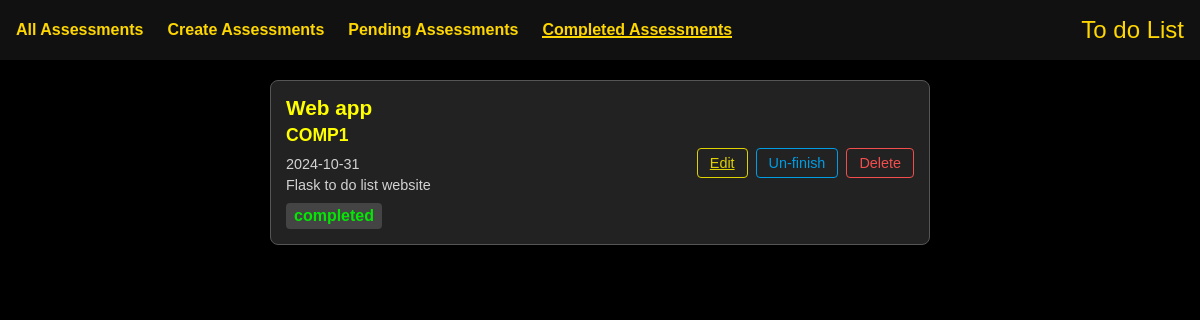
Page /completed on the committed database.
### app/models.py (models this page shows, shortened)
class Assessment(db.Model):
    id = db.Column(db.Integer, primary_key=True)
    title = db.Column(db.String(100), nullable=False)
    module_code = db.Column(db.String(20), nullable=False)
    deadline = db.Column(db.DateTime, nullable=False)  # Ensure this is defined
    description = db.Column(db.Text, nullable=True)
    status = db.Column(db.String(10), nullable=False)

### app/routes.py (the view)
@main.route('/completed')
def completed():
    completed_assessments = Assessment.query.filter_by(status='completed').all()
    return render_template('completed.html', assessments=completed_assessments)  # Create a separate template for completed assessments

### app/templates/completed.html (shortened to what this page needs)
{% extends 'base.html' %}
{% block content %}
    <div class="assessment-container">
        {% for assessment in assessments %}
            <div class="assessment-box">
                <div class="task-content">
                    <span class="title">{{ assessment.title }}</span>
                    <span class="module-code">{{ assessment.module_code }}</span>
                    <span class="deadline">{{ assessment.deadline.strftime('%Y-%m-%d') }}</span>
                    <span class="description">{{ assessment.description }}</span>
                    <span class="status {% if assessment.status == 'pending' %}pending{% else %}completed{% endif %}">
                        {{ assessment.status }}
                    </span>
                </div>
                <div class="task-actions">
                    <a href="{{ url_for('main.edit_assessment', assessment_id=assessment.id) }}" class="btn edit-task">Edit</a>
                    {% if assessment.status == 'completed' %}
                    <form method="POST" action="{{ url_for('main.unfinish_status', assessment_id=assessment.id) }}">
                        <button type="submit" class="unfinish-btn">Un-finish</button>
                    </form>
                    {% endif %}
                    <form action="{{ url_for('main.delete_task', id=assessment.id) }}" method="POST" style="display: inline;">
                        <button type="submit" class="btn delete-task">Delete</button>
                    </form>
                </div>
            </div>
        {% else %}
            <p class="no-assessments">No completed assessments.</p>
        {% endfor %}
    </div>
{% endblock %}

### app/static/css/navbar.css (style rules this page uses)
* { margin: 0; padding: 0; box-sizing: border-box; }
body { background-color: #000; color: #ffd700; font-family: Arial, sans-serif; }

### app/static/css/box.css (style rules this page uses)
.assessment-container { max-width: 700px; margin: 0 auto; padding: 20px; background-color: #000; color: #ff0; }
.assessment-box { background-color: #222; border-radius: 8px; padding: 15px; margin-bottom: 15px; border: 1px solid #555; color: #ff0; display: flex; justify-content: space-between; align-items: center; }
.task-content { flex-grow: 1; color: #ff0; }
.module-code { font-size: 1.1em; font-weight: 600; display: block; margin-bottom: 10px; }
.title { font-size: 1.3em; font-weight: bold; display: block; margin-bottom: 5px; }
.deadline, .description { display: block; margin-top: 5px; font-size: 0.9em; color: #d3d3d3; }
.status { display: inline-block; margin-top: 10px; padding: 4px 8px; border-radius: 4px; font-weight: bold; color: #ff0; }
.completed { background-color: #444; color: rgb(4, 231, 4); }
.task-actions { display: flex; gap: 8px; }
.status-btn, .delete-task, .unfinish-btn, .edit-task { padding: 6px 12px; border: none; border-radius: 4px; font-size: 0.9em; cursor: pointer; color: #ff0; background-color: transparent; border: 1px solid #ff0; }
.delete-task { border-color: rgb(242, 78, 78); color: rgb(242, 78, 78); transition: background-color 0.3s, color 0.3s; }
.unfinish-btn { border-color: rgb(0, 156, 228); color: rgb(0, 156, 228); transition: background-color 0.3s, color 0.3s; }
.edit-task { border-color: rgb(224, 209, 0); color: rgb(224, 209, 0); transition: background-color 0.3s, color 0.3s; }
.task-actions form { display: inline; }

### rows in the picture
Assessment: title "Web app", module_code "COMP1", deadline "2024-10-31", description "Flask to do list website", status "completed"
